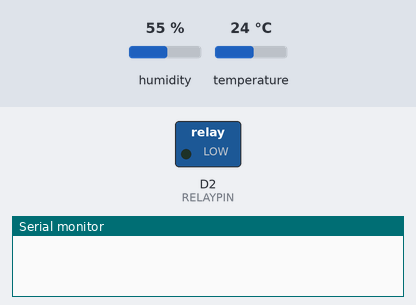
Simulated run of this program. Board: ESP8266 (Wemos D1 mini). Parts: switched loads named in the program (green lamp = pin HIGH), the last lines printed to the serial monitor. Inputs (shaded band) come from the test bench; at power-on: humidity 55 %, temperature 24 °C.

Above: at 0.0 s.
At 3.0 s:
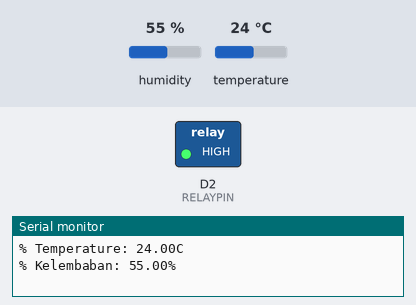
Timing chart, 0 to 4.5 s (numbered marks = the images above):
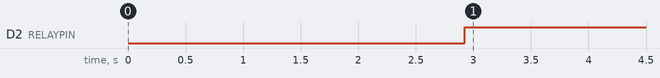

The program:

main.cpp
```cpp
// Fill-in information from your Blynk Template here
//#define BLYNK_TEMPLATE_ID           "TMPxxxxxxx"
//#define BLYNK_DEVICE_NAME           "Device"
#define BLYNK_TEMPLATE_ID "TMPLCNbVqEoF"
#define BLYNK_DEVICE_NAME "T42 Monitor Suhu"

#define BLYNK_FIRMWARE_VERSION "0.1.0"

#define BLYNK_PRINT Serial
//#define BLYNK_DEBUG

#define APP_DEBUG
#define DHTPIN D6
#define RELAYPIN D2

// Uncomment your board, or configure a custom board in Settings.h
//#define USE_SPARKFUN_BLYNK_BOARD
//#define USE_NODE_MCU_BOARD
//#define USE_WITTY_CLOUD_BOARD
//#define USE_WEMOS_D1_MINI

#include "BlynkEdgent.h"
#include <DHT.h>
#include <Arduino.h>

DHT dht(DHTPIN, DHT11);
WidgetLED ledRelay(V2);
float suhu, kelembapan;
BlynkTimer timer;

void sendSensorData()
{
  suhu = dht.readTemperature();
  kelembapan = dht.readHumidity();

  Serial.print("% Temperature: ");
  Serial.print(suhu);
  Serial.println("C ");
  Serial.print("% Kelembaban: ");
  Serial.print(kelembapan);
  Serial.println("% ");

  Blynk.virtualWrite(V0, suhu);
  Blynk.virtualWrite(V1, kelembapan);

  if (suhu >= 30 && kelembapan >= 60)
  {
    ledRelay.on();
    digitalWrite(RELAYPIN, LOW);
  }
  else
  {
    ledRelay.off();
    digitalWrite(RELAYPIN, HIGH);
  }
}

void setup()
{
  Serial.begin(115200);
  pinMode(RELAYPIN, OUTPUT);
  delay(100);
  BlynkEdgent.begin();
  dht.begin();
  timer.setInterval(1000L, sendSensorData);
}

void loop()
{
  BlynkEdgent.run();
  timer.run();
}
```

Measured:
- by itself, D2 (RELAYPIN): LOW → HIGH at 2.9 s
